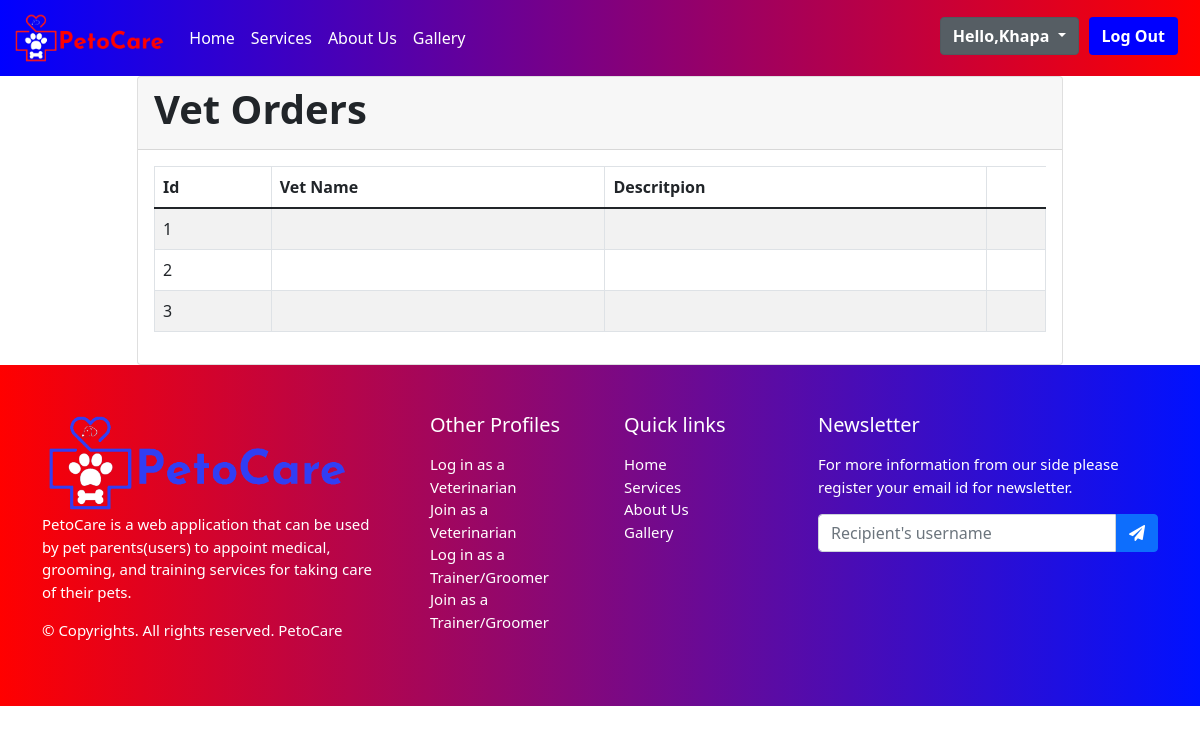
The app's page /services/orders (signed in) with its own data.
### main_app/models.py (models this page shows)
class VetBooking(models.Model):
    booking_id = models.IntegerField(primary_key="True")
    pp_id = models.ForeignKey(User, on_delete=models.CASCADE,null="True",blank="True")
    vet_id = models.ForeignKey(Vet, on_delete=models.CASCADE)
    pet_name = models.CharField(max_length=50)
    pet_type = models.CharField(max_length=50)
    pet_breed = models.CharField(max_length=50)
    phone_number = models.CharField(max_length=10, default="")
    address = models.CharField(max_length=100,default="")
    illness_details = models.CharField(max_length=100)
    appo_date_time = models.DateTimeField()
    appo_full_date_time = models.DateTimeField(null="True",blank="True")
    appo_status = models.CharField(
        max_length=100, choices=ap_status, default="Registered")

### main_app/views.py (the view)
# urls.py: path('services/orders',views.orders, name="orders"),
def orders(request):
    vet_orders=VetBooking.objects.all()
    train_orders=TrainingBooking.objects.all()
    groom_orders=GroomingBooking.objects.all()
    context = {'vet_orders':vet_orders,'train_orders':train_orders,'groom_orders' :groom_orders}
    return render (request, "main_app/orders.html",context)

### templates/main_app/orders.html (shortened to what this page needs)
{% extends 'main_app/base.html' %}
{% load static %}
{% block content %}
<div id="orders">
    <section class="section">
        <div class="container">
            <div class="row justify-content-center">
                <div class="col-md-10">
                    <div class="card">
                        <div class="card-header">
                            <h1 class="fw-bold">Vet Orders</h1>
                        </div>
                        <div class="card-body">
                            <table class="table table-bordered table-striped">
                                <thead>
                                    <tr>
                                        <th>Id</th>
                                        <th>Vet Name</th>
                                        <th>Descritpion</th>
                                    </tr>
                                </thead
                                <tbody>
                                    {% for p in vet_orders %}
                                        <tr>
                                            <td>{{ p.booking_id }} </td>
                                            <td>{{ p.vet_name }} </td>
                                            <td>{{ p.description }} </td>
                                            <td>{{ p.price }} </td>
                                        </tr>
                                    {% endfor %}
                            </table>
                        </div>
                    </div>
                </div>
            </div>
        </div>
    </section>
</div>
{% endblock %}

### templates/main_app/base.html (shortened to what this page needs)
<!DOCTYPE html>
<html lang="en">
<head>
  {% load static %}
  <link rel="stylesheet" href="{% static 'css/bootstrap.css' %}">
  <link rel="stylesheet" href="{% static 'css/all.min.css' %}">
  <link rel="stylesheet" href="{% static 'css/master.css' %}">
</head>
<body class="home">
  <section class="header">
    <nav class="navbar navbar-expand-lg navbar-light">
      <div class="container-fluid">
        <a class="navbar-brand" href="{% url 'home' %}"><img src="{%static 'image/logo.png' %}" alt=""></a>
        <div class="collapse navbar-collapse" id="navbarSupportedContent">
          <ul class="navbar-nav me-auto mb-2 mb-lg-0">
            <li class="nav-item">
              <a class="nav-link " href="{% url 'home' %}">Home</a>
            </li>
            <li class="nav-item">
              <a class="nav-link" href="{% url 'services' %}">Services</a>
            </li>
            <li class="nav-item">
              <a class="nav-link" href="{% url 'about' %}">About Us</a>
            </li>
            <li class="nav-item">
              <a class="nav-link" href="{% url 'gallery' %}">Gallery</a>
            </li>
          </ul>
          {% if user.is_authenticated %}
          <ul class="navbar-nav ml-auto">
            <div class="dropdown show">
              <a class="btn btn-secondary dropdown-toggle" href="#" role="button" id="dropdownMenuLink" data-toggle="dropdown" aria-haspopup="true" aria-expanded="false">
                Hello,{{user.first_name}}
              </a>
            </div>
          <a href="{% url 'logout' %}"> <button class="btn">Log Out</button> </a>
          </ul>
          {% else %}
          <ul class="navbar-nav ml-auto">
            <a href="{% url 'signup' %}"> <button class="btn">Sign Up </button> </a>
            <a href="{% url 'login' %}"> <button class="btn">Log in</button> </a>
          </ul>
          {% endif %}
        </div>
      </div>
    </nav>
  </section>
  {% block content %}
  {% endblock %}
  <footer class="w-100 py-4 flex-shrink-0" , style="margin-bottom:0">
    <div class="container py-4">
      <div class="row gy-4 gx-5">
        <div class="col-lg-4 col-md-6">
          <img src="{% static 'image/logo-blue.png' %}" alt="" , style="max-height:100px">
          <p>PetoCare is a web application that can be used by pet parents(users) to appoint
            medical, grooming, and training services for taking care of their pets.</p>
          <p>&copy; Copyrights. All rights reserved. <a class="text-primary" href="#">PetoCare</a></p>
        </div>
        <div class="col-lg-2 col-md-6">
          <h5 class="text-white mb-3">Other Profiles</h5>
          <ul class="list-unstyled text-muted">
            <li><a href="{% url 'vet_login' %}">Log in as a Veterinarian</a></li>
            <li><a href="{% url 'vet_register' %}">Join as a Veterinarian</a></li>
            <li><a href="{% url 'trainer_login' %}">Log in as a Trainer/Groomer</a></li>
            <li><a href="{% url 'trainer_register' %}">Join as a Trainer/Groomer</a></li>
          </ul>
        </div>
        <div class="col-lg-2 col-md-6">
          <h5 class="text-white mb-3">Quick links</h5>
          <ul class="list-unstyled text-muted">
            <li><a href="{% url 'home' %}">Home</a></li>
            <li><a href="{% url 'services' %}">Services</a></li>
            <li><a href="{% url 'about' %}">About Us</a></li>
            <li><a href="{% url 'gallery' %}">Gallery</a></li>
          </ul>
        </div>
        <div class="col-lg-4 col-md-6">
          <h5 class="text-white mb-3">Newsletter</h5>
          <p>For more information from our side please register your email id for newsletter.</p>
          <form action="#">
            <div class="input-group mb-3">
              <input class="form-control" type="text" placeholder="Recipient's username"
                aria-label="Recipient's username" aria-describedby="button-addon2">
              <button class="btn btn-primary" id="button-addon2" style="margin:0" type="button"><i
                  class="fas fa-paper-plane"></i></button>
            </div>
          </form>
        </div>
      </div>
    </div>
  </footer>
</body>
</html>

### static/css/master.css (style rules this page uses)
.navbar-brand>img { max-height: 50px; }
* { margin: 0; padding:0; box-sizing: border-box; }
.header { width:100%; background-image: linear-gradient(to right , #0000ff , #ff0000 )!important; }
.header .btn { background-color:blue; margin-right: 10px; font-weight: 600; color:white; margin-bottom: 5px; }
.header .nav-item a { color: white !important; font-weight: 500; }
footer { font-size: 15px; background-image: linear-gradient(to right , #ff0000 , #0011ff); margin-top: auto; }
footer a:link { text-decoration: none; color:white !important; }
footer p { color: white !important; }

### records on screen
VetBooking: booking_id "1"
VetBooking: booking_id "2"
VetBooking: booking_id "3"

### other values on screen
{{ user.first_name }} "Khapa"
